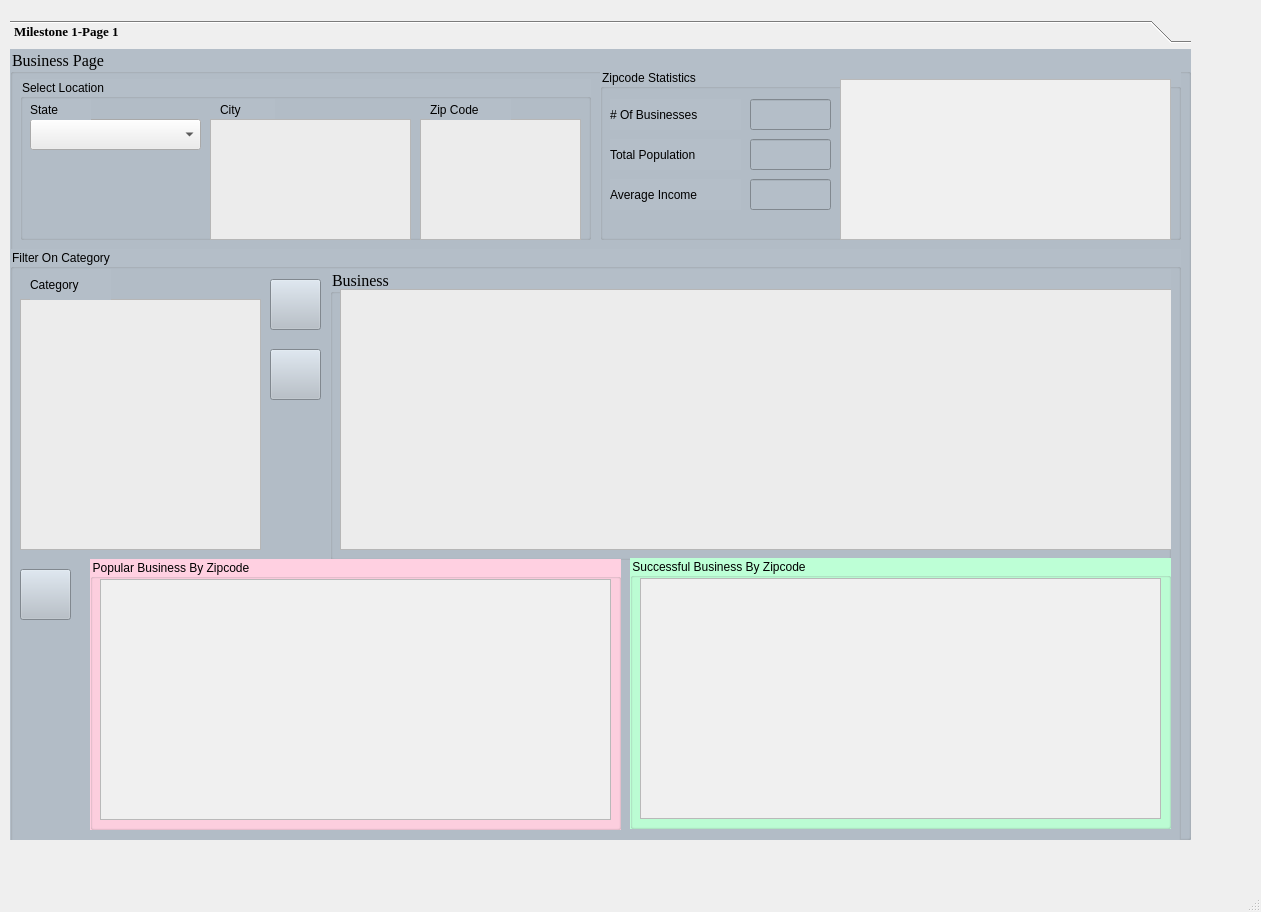
<?xml version="1.0" encoding="UTF-8"?>
<ui version="4.0">
 <class>businessGroup</class>
 <widget class="QMainWindow" name="businessGroup">
  <property name="geometry">
   <rect>
    <x>0</x>
    <y>0</y>
    <width>1261</width>
    <height>912</height>
   </rect>
  </property>
  <property name="font">
   <font>
    <family>Times New Roman</family>
    <pointsize>10</pointsize>
    <weight>75</weight>
    <bold>true</bold>
   </font>
  </property>
  <property name="windowTitle">
   <string>MainWindow</string>
  </property>
  <widget class="QWidget" name="centralwidget">
   <widget class="QToolBox" name="toolBox">
    <property name="geometry">
     <rect>
      <x>10</x>
      <y>20</y>
      <width>1181</width>
      <height>821</height>
     </rect>
    </property>
    <property name="styleSheet">
     <string notr="true">font: 75 9pt &quot;Times New Roman&quot;;</string>
    </property>
    <property name="currentIndex">
     <number>0</number>
    </property>
    <widget class="QWidget" name="page">
     <property name="geometry">
      <rect>
       <x>0</x>
       <y>0</y>
       <width>1181</width>
       <height>790</height>
      </rect>
     </property>
     <attribute name="label">
      <string>Milestone 1-Page 1</string>
     </attribute>
     <widget class="QGroupBox" name="groupBox">
      <property name="geometry">
       <rect>
        <x>0</x>
        <y>0</y>
        <width>1181</width>
        <height>791</height>
       </rect>
      </property>
      <property name="font">
       <font>
        <family>Times New Roman</family>
        <pointsize>12</pointsize>
        <weight>12</weight>
        <italic>false</italic>
        <bold>false</bold>
       </font>
      </property>
      <property name="autoFillBackground">
       <bool>false</bool>
      </property>
      <property name="styleSheet">
       <string notr="true">background-color: rgb(170, 175, );
color: rgb(0, 0, 0);
background-color: rgb(180, 190, 200);
font: 100 12pt &quot;Times New Roman&quot;;
</string>
      </property>
      <property name="title">
       <string>Business Page</string>
      </property>
      <widget class="QGroupBox" name="groupBox_3">
       <property name="geometry">
        <rect>
         <x>10</x>
         <y>30</y>
         <width>571</width>
         <height>161</height>
        </rect>
       </property>
       <property name="title">
        <string>Select Location</string>
       </property>
       <widget class="QComboBox" name="stateList">
        <property name="geometry">
         <rect>
          <x>10</x>
          <y>40</y>
          <width>171</width>
          <height>31</height>
         </rect>
        </property>
        <property name="styleSheet">
         <string notr="true">background-color: rgb(236, 236, 236);</string>
        </property>
       </widget>
       <widget class="QLabel" name="label">
        <property name="geometry">
         <rect>
          <x>10</x>
          <y>20</y>
          <width>61</width>
          <height>21</height>
         </rect>
        </property>
        <property name="styleSheet">
         <string notr="true">color: rgb(0, 0, 0);</string>
        </property>
        <property name="text">
         <string>State</string>
        </property>
       </widget>
       <widget class="QLabel" name="label_2">
        <property name="geometry">
         <rect>
          <x>200</x>
          <y>20</y>
          <width>55</width>
          <height>21</height>
         </rect>
        </property>
        <property name="text">
         <string>City</string>
        </property>
       </widget>
       <widget class="QListWidget" name="cityList">
        <property name="geometry">
         <rect>
          <x>190</x>
          <y>40</y>
          <width>201</width>
          <height>121</height>
         </rect>
        </property>
        <property name="styleSheet">
         <string notr="true">background-color: rgb(236, 236, 236);</string>
        </property>
       </widget>
       <widget class="QListWidget" name="zipcode">
        <property name="geometry">
         <rect>
          <x>400</x>
          <y>40</y>
          <width>161</width>
          <height>121</height>
         </rect>
        </property>
        <property name="styleSheet">
         <string notr="true">background-color: rgb(236, 236, 236);</string>
        </property>
       </widget>
       <widget class="QLabel" name="label_8">
        <property name="geometry">
         <rect>
          <x>410</x>
          <y>20</y>
          <width>81</width>
          <height>21</height>
         </rect>
        </property>
        <property name="text">
         <string>Zip Code</string>
        </property>
       </widget>
      </widget>
      <widget class="QGroupBox" name="groupBox_4">
       <property name="geometry">
        <rect>
         <x>0</x>
         <y>200</y>
         <width>1171</width>
         <height>641</height>
        </rect>
       </property>
       <property name="title">
        <string>Filter On Category</string>
       </property>
       <widget class="QListWidget" name="categoryList">
        <property name="geometry">
         <rect>
          <x>10</x>
          <y>50</y>
          <width>241</width>
          <height>251</height>
         </rect>
        </property>
        <property name="styleSheet">
         <string notr="true">background-color: rgb(236, 236, 236);</string>
        </property>
       </widget>
       <widget class="QLabel" name="label_9">
        <property name="geometry">
         <rect>
          <x>20</x>
          <y>20</y>
          <width>81</width>
          <height>31</height>
         </rect>
        </property>
        <property name="text">
         <string>Category</string>
        </property>
       </widget>
       <widget class="QGroupBox" name="groupBox_2">
        <property name="geometry">
         <rect>
          <x>320</x>
          <y>20</y>
          <width>841</width>
          <height>291</height>
         </rect>
        </property>
        <property name="font">
         <font>
          <family>Times New Roman</family>
          <pointsize>12</pointsize>
          <weight>12</weight>
          <italic>false</italic>
          <bold>false</bold>
         </font>
        </property>
        <property name="autoFillBackground">
         <bool>false</bool>
        </property>
        <property name="styleSheet">
         <string notr="true">background-color: rgb(170, 175, );
color: rgb(0, 0, 0);
background-color: rgb(180, 190, 200);
font: 100 12pt &quot;Times New Roman&quot;;
</string>
        </property>
        <property name="title">
         <string>Business</string>
        </property>
        <widget class="QTableWidget" name="businessTable">
         <property name="geometry">
          <rect>
           <x>10</x>
           <y>20</y>
           <width>891</width>
           <height>261</height>
          </rect>
         </property>
         <property name="styleSheet">
          <string notr="true">background-color: rgb(236, 236, 236);</string>
         </property>
         <property name="sizeAdjustPolicy">
          <enum>QAbstractScrollArea::AdjustToContents</enum>
         </property>
         <property name="showGrid">
          <bool>true</bool>
         </property>
         <attribute name="horizontalHeaderStretchLastSection">
          <bool>false</bool>
         </attribute>
         <attribute name="verticalHeaderVisible">
          <bool>false</bool>
         </attribute>
         <attribute name="verticalHeaderStretchLastSection">
          <bool>false</bool>
         </attribute>
        </widget>
       </widget>
       <widget class="QGroupBox" name="groupBox_5">
        <property name="geometry">
         <rect>
          <x>80</x>
          <y>310</y>
          <width>531</width>
          <height>271</height>
         </rect>
        </property>
        <property name="autoFillBackground">
         <bool>false</bool>
        </property>
        <property name="styleSheet">
         <string notr="true">background-color: rgb(255, 208, 225);</string>
        </property>
        <property name="title">
         <string>Popular Business By Zipcode</string>
        </property>
        <widget class="QTableWidget" name="popularBusinessTable">
         <property name="geometry">
          <rect>
           <x>10</x>
           <y>20</y>
           <width>511</width>
           <height>241</height>
          </rect>
         </property>
         <property name="font">
          <font>
           <family>Times New Roman</family>
           <pointsize>12</pointsize>
           <weight>12</weight>
           <italic>false</italic>
           <bold>false</bold>
          </font>
         </property>
         <property name="styleSheet">
          <string notr="true">background-color: rgb(240, 240, 240);
color: rgb(0, 0, 0);</string>
         </property>
         <attribute name="horizontalHeaderStretchLastSection">
          <bool>true</bool>
         </attribute>
         <attribute name="verticalHeaderVisible">
          <bool>false</bool>
         </attribute>
         <attribute name="verticalHeaderHighlightSections">
          <bool>false</bool>
         </attribute>
         <attribute name="verticalHeaderStretchLastSection">
          <bool>true</bool>
         </attribute>
        </widget>
       </widget>
       <widget class="QGroupBox" name="groupBox_6">
        <property name="geometry">
         <rect>
          <x>620</x>
          <y>309</y>
          <width>541</width>
          <height>271</height>
         </rect>
        </property>
        <property name="maximumSize">
         <size>
          <width>16777215</width>
          <height>16777210</height>
         </size>
        </property>
        <property name="styleSheet">
         <string notr="true">background-color: rgb(189, 255, 214);</string>
        </property>
        <property name="title">
         <string>Successful Business By Zipcode</string>
        </property>
        <widget class="QTableWidget" name="successfulBusinessTable">
         <property name="geometry">
          <rect>
           <x>10</x>
           <y>20</y>
           <width>521</width>
           <height>241</height>
          </rect>
         </property>
         <property name="font">
          <font>
           <family>Times New Roman</family>
           <pointsize>12</pointsize>
           <weight>12</weight>
           <italic>false</italic>
           <bold>false</bold>
          </font>
         </property>
         <property name="styleSheet">
          <string notr="true">background-color: rgb(240, 240, 240);
color: rgb(0, 0, 0);</string>
         </property>
         <attribute name="horizontalHeaderStretchLastSection">
          <bool>true</bool>
         </attribute>
         <attribute name="verticalHeaderVisible">
          <bool>false</bool>
         </attribute>
         <attribute name="verticalHeaderHighlightSections">
          <bool>false</bool>
         </attribute>
         <attribute name="verticalHeaderStretchLastSection">
          <bool>true</bool>
         </attribute>
        </widget>
       </widget>
       <widget class="QPushButton" name="loadDataByZipcode">
        <property name="geometry">
         <rect>
          <x>10</x>
          <y>320</y>
          <width>51</width>
          <height>51</height>
         </rect>
        </property>
        <property name="font">
         <font>
          <family>Times New Roman</family>
          <pointsize>12</pointsize>
          <weight>12</weight>
          <italic>false</italic>
          <bold>false</bold>
          <kerning>false</kerning>
         </font>
        </property>
        <property name="focusPolicy">
         <enum>Qt::NoFocus</enum>
        </property>
        <property name="styleSheet">
         <string notr="true"/>
        </property>
        <property name="text">
         <string/>
        </property>
        <property name="icon">
         <iconset>
          <normaloff>icons/refresh1.png</normaloff>icons/refresh1.png</iconset>
        </property>
        <property name="iconSize">
         <size>
          <width>30</width>
          <height>30</height>
         </size>
        </property>
       </widget>
       <widget class="QPushButton" name="lookup">
        <property name="geometry">
         <rect>
          <x>260</x>
          <y>30</y>
          <width>51</width>
          <height>51</height>
         </rect>
        </property>
        <property name="font">
         <font>
          <family>Times New Roman</family>
          <pointsize>12</pointsize>
          <weight>12</weight>
          <italic>false</italic>
          <bold>false</bold>
          <kerning>false</kerning>
         </font>
        </property>
        <property name="focusPolicy">
         <enum>Qt::NoFocus</enum>
        </property>
        <property name="styleSheet">
         <string notr="true"/>
        </property>
        <property name="text">
         <string/>
        </property>
        <property name="icon">
         <iconset>
          <normaloff>icons/search.png</normaloff>icons/search.png</iconset>
        </property>
        <property name="iconSize">
         <size>
          <width>30</width>
          <height>30</height>
         </size>
        </property>
       </widget>
       <widget class="QPushButton" name="clearSearch">
        <property name="geometry">
         <rect>
          <x>260</x>
          <y>100</y>
          <width>51</width>
          <height>51</height>
         </rect>
        </property>
        <property name="font">
         <font>
          <family>Times New Roman</family>
          <pointsize>12</pointsize>
          <weight>12</weight>
          <italic>false</italic>
          <bold>false</bold>
          <kerning>false</kerning>
         </font>
        </property>
        <property name="focusPolicy">
         <enum>Qt::NoFocus</enum>
        </property>
        <property name="styleSheet">
         <string notr="true"/>
        </property>
        <property name="text">
         <string/>
        </property>
        <property name="icon">
         <iconset>
          <normaloff>icons/delete1.png</normaloff>icons/delete1.png</iconset>
        </property>
        <property name="iconSize">
         <size>
          <width>35</width>
          <height>35</height>
         </size>
        </property>
       </widget>
      </widget>
      <widget class="QGroupBox" name="zipcodeStat">
       <property name="geometry">
        <rect>
         <x>590</x>
         <y>20</y>
         <width>581</width>
         <height>171</height>
        </rect>
       </property>
       <property name="title">
        <string>Zipcode Statistics</string>
       </property>
       <widget class="QLabel" name="label_5">
        <property name="geometry">
         <rect>
          <x>10</x>
          <y>30</y>
          <width>131</width>
          <height>31</height>
         </rect>
        </property>
        <property name="styleSheet">
         <string notr="true">color: rgb(0, 0, 0);</string>
        </property>
        <property name="text">
         <string># Of Businesses</string>
        </property>
       </widget>
       <widget class="QLabel" name="label_6">
        <property name="geometry">
         <rect>
          <x>10</x>
          <y>110</y>
          <width>131</width>
          <height>31</height>
         </rect>
        </property>
        <property name="styleSheet">
         <string notr="true">color: rgb(0, 0, 0);</string>
        </property>
        <property name="text">
         <string>Average Income</string>
        </property>
       </widget>
       <widget class="QLabel" name="label_7">
        <property name="geometry">
         <rect>
          <x>10</x>
          <y>70</y>
          <width>131</width>
          <height>31</height>
         </rect>
        </property>
        <property name="styleSheet">
         <string notr="true">color: rgb(0, 0, 0);</string>
        </property>
        <property name="text">
         <string>Total Population</string>
        </property>
       </widget>
       <widget class="QLineEdit" name="numOfBusinesses">
        <property name="geometry">
         <rect>
          <x>150</x>
          <y>30</y>
          <width>81</width>
          <height>31</height>
         </rect>
        </property>
        <property name="tabletTracking">
         <bool>true</bool>
        </property>
        <property name="autoFillBackground">
         <bool>false</bool>
        </property>
        <property name="text">
         <string/>
        </property>
        <property name="readOnly">
         <bool>true</bool>
        </property>
       </widget>
       <widget class="QLineEdit" name="totalPopulation">
        <property name="geometry">
         <rect>
          <x>150</x>
          <y>70</y>
          <width>81</width>
          <height>31</height>
         </rect>
        </property>
        <property name="autoFillBackground">
         <bool>false</bool>
        </property>
        <property name="text">
         <string/>
        </property>
        <property name="readOnly">
         <bool>true</bool>
        </property>
       </widget>
       <widget class="QLineEdit" name="avgIncome">
        <property name="geometry">
         <rect>
          <x>150</x>
          <y>110</y>
          <width>81</width>
          <height>31</height>
         </rect>
        </property>
        <property name="acceptDrops">
         <bool>false</bool>
        </property>
        <property name="text">
         <string/>
        </property>
        <property name="readOnly">
         <bool>true</bool>
        </property>
       </widget>
       <widget class="QTableWidget" name="topCategoryTable">
        <property name="geometry">
         <rect>
          <x>240</x>
          <y>10</y>
          <width>331</width>
          <height>161</height>
         </rect>
        </property>
        <property name="font">
         <font>
          <family>Times New Roman</family>
          <pointsize>12</pointsize>
          <weight>12</weight>
          <italic>false</italic>
          <bold>false</bold>
         </font>
        </property>
        <property name="styleSheet">
         <string notr="true">background-color: rgb(240, 240, 240);</string>
        </property>
        <attribute name="horizontalHeaderStretchLastSection">
         <bool>true</bool>
        </attribute>
        <attribute name="verticalHeaderVisible">
         <bool>false</bool>
        </attribute>
        <attribute name="verticalHeaderHighlightSections">
         <bool>false</bool>
        </attribute>
        <attribute name="verticalHeaderStretchLastSection">
         <bool>true</bool>
        </attribute>
       </widget>
      </widget>
     </widget>
    </widget>
   </widget>
  </widget>
  <widget class="QMenuBar" name="menubar">
   <property name="geometry">
    <rect>
     <x>0</x>
     <y>0</y>
     <width>1261</width>
     <height>26</height>
    </rect>
   </property>
  </widget>
  <widget class="QStatusBar" name="statusbar"/>
 </widget>
 <resources/>
 <connections/>
</ui>
